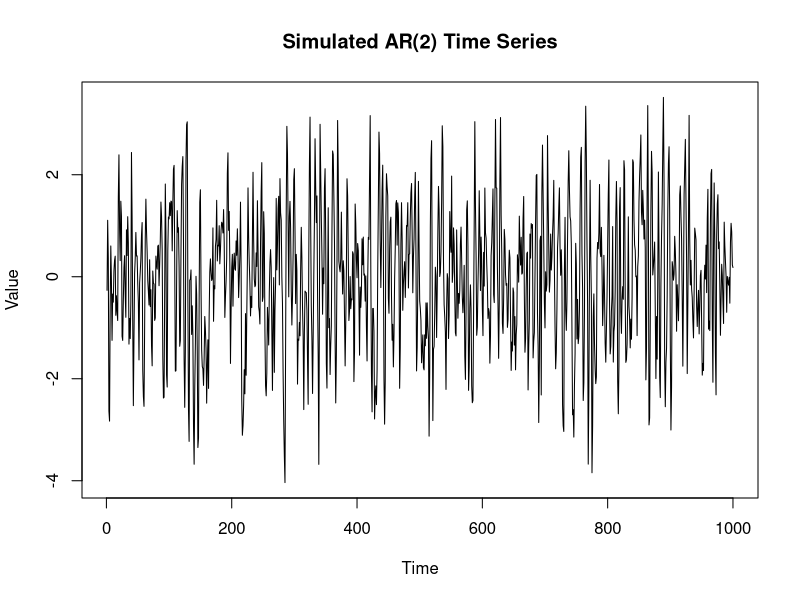
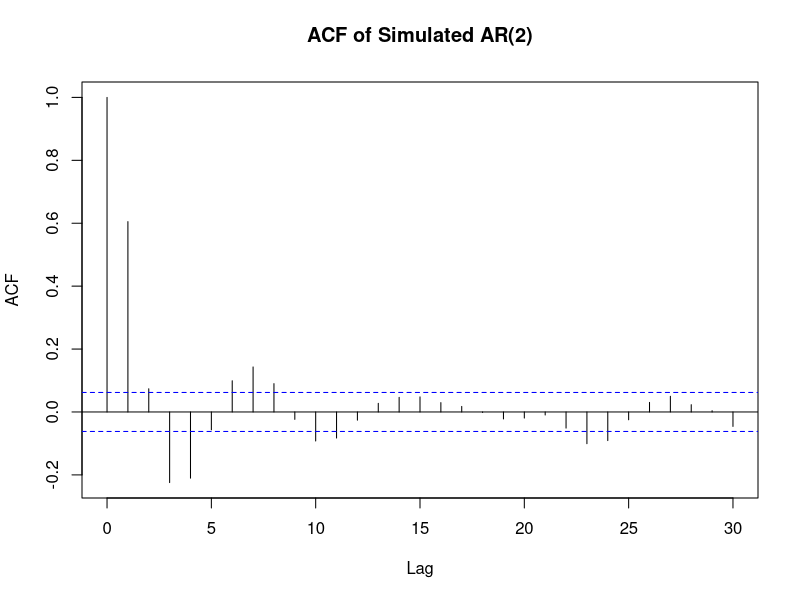
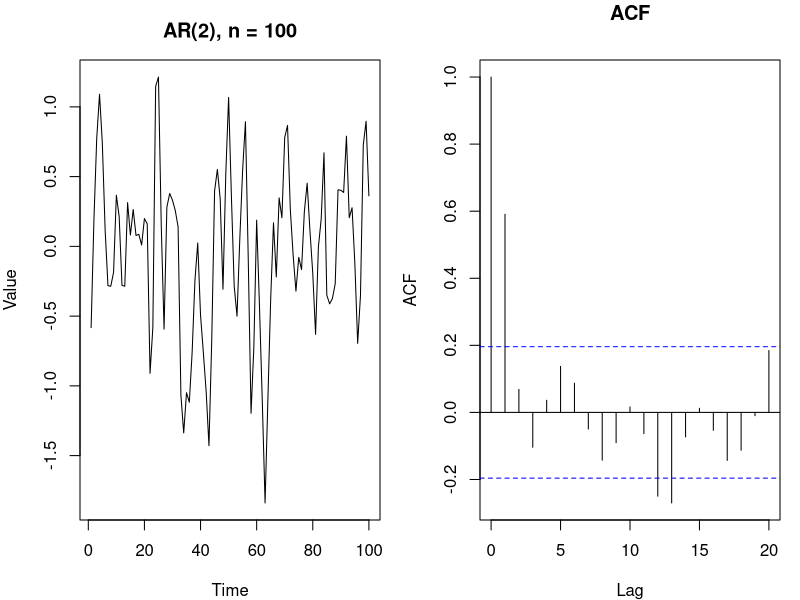
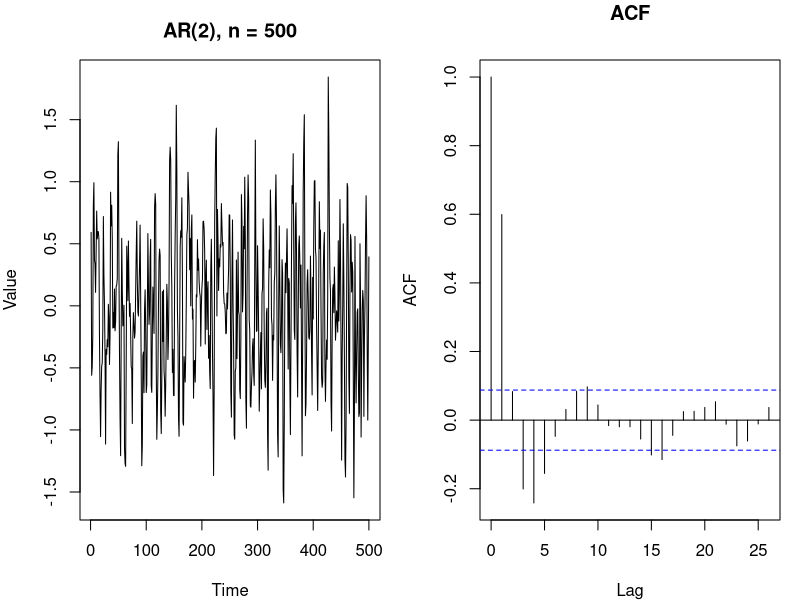
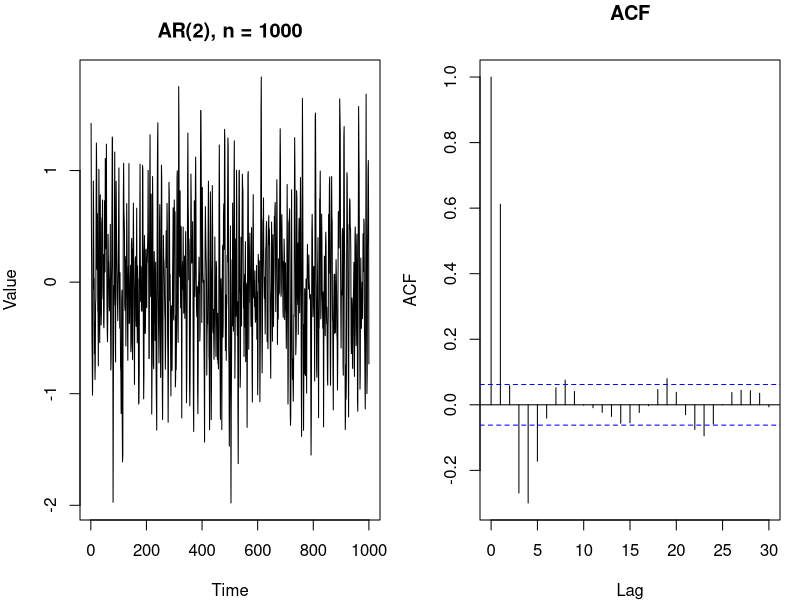
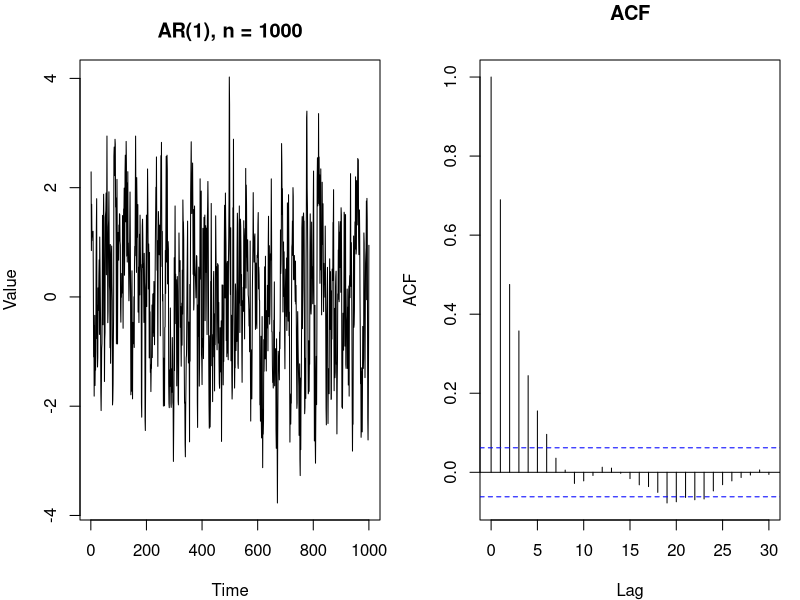
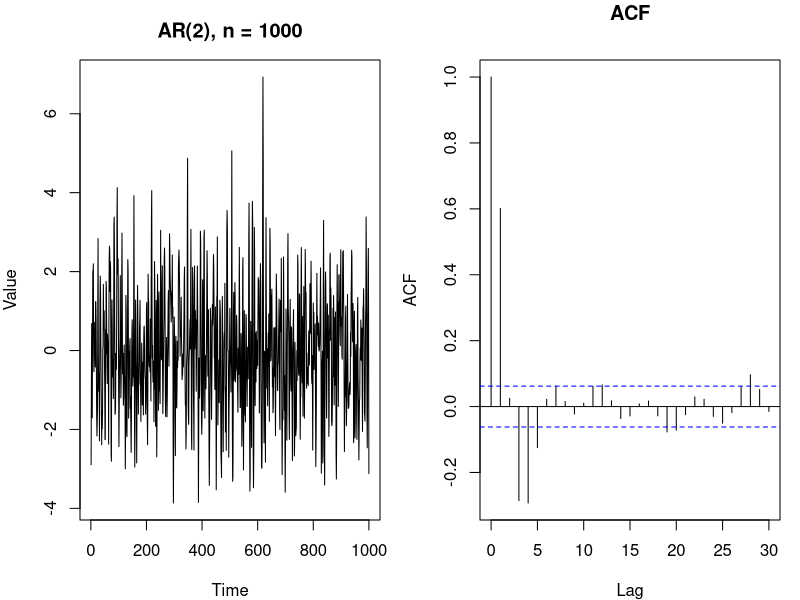
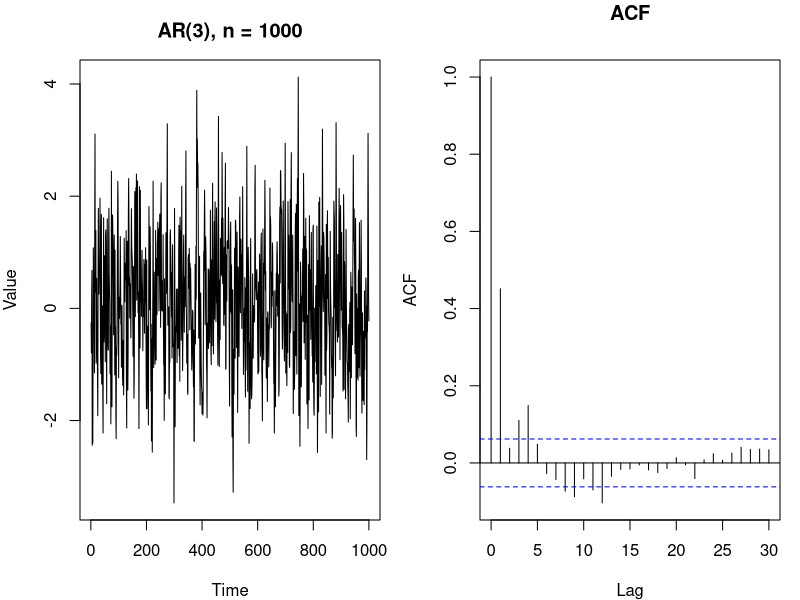

The R source for these figures, in order:
## ---- chunk 1

n<-1000
x<-arima.sim(list(ar = c(0.8897, -0.4858), sd = sqrt(0.1796)),n)
plot(x,type="l",main="Simulated AR(2) Time Series", ylab="Value", xlab="Time")

## ---- chunk 2
acf(x, main="ACF of Simulated AR(2)")
## ---- chunk 3
simulate_ar <- function(n, phi, sigma2 = 1) {
  
  x <- arima.sim(
    model = list(ar = phi),
    n = n,
    sd = sqrt(sigma2)
  )
  
  old_par <- par(no.readonly = TRUE)
  on.exit(par(old_par))
  
  par(mfrow = c(1, 2), mar = c(4, 4, 3, 1))
  
  plot(
    x,
    type = "l",
    main = paste0("AR(", length(phi), "), n = ", n),
    xlab = "Time",
    ylab = "Value"
  )
  
  acf(x, main = "ACF")
}
## ---- chunk 4
n_values <- c(100, 500, 1000)

for (n in n_values) {
  simulate_ar(n, phi = c(0.8897, -0.4858), sigma2 = 0.1796)
  dev.flush()
}
## ---- chunk 5
phi_list <- list(
  c(0.7), #AR(1) 
  c(0.8897, -0.4858), #AR(2)
  c(0.6, -0.3, 0.2) #AR(3)
)

for (phi in phi_list) {
  simulate_ar(1000, phi)
}
## ---- chunk 6
set.seed(123)
n <- 500

phi_list_values <- list(
  c(0.3, 0.2),
  c(0.8897, -0.4858),
  c(1.2, -0.7)
)

titles_values <- c(
  "AR(2): phi = (0.3, 0.2)",
  "AR(2): phi = (0.8897, -0.4858)",
  "AR(2): phi = (1.2, -0.7)"
)

par(mfrow = c(3, 2), mar = c(4, 4, 3, 1))

for (i in 1:length(phi_list_values)) {
  
  x <- arima.sim(list(ar = phi_list_values[[i]]), n = n, sd = sqrt(0.1796))
  
  plot(x, type = "l",
       main = paste(titles_values[i], "- Series"),
       xlab = "Time", ylab = "Value")
  
  acf(x,
      main = paste(titles_values[i], "- ACF"))
}

par(mfrow = c(1, 1))
## ---- chunk 7
n<-1000
x<-arima.sim(list(ar = c(0.8897, -0.4858), sd = sqrt(0.1796)), n)
plot(x,type="l",main="Simulated AR(2) series",xlab="Time",ylab="Value")
s1<-arima(x, order=c(2,0,0), method="ML")
s1
## ---- chunk 8
n_values <- c(100, 500, 1000, 5000)

par(mfrow = c(2,2), mar = c(4,4,3,1))

for (n in n_values) {
  x <- arima.sim(list(ar = c(0.8897, -0.4858), sd = sqrt(0.1796)), n = n)
  
  plot(x, type = "l",
       main = paste("Simulated AR(2), n =", n),
       xlab = "Time",
       ylab = "Value")
  
  s1 <- arima(x, order = c(2,0,0), method = "ML")
  
  cat("\n========================\n")
  cat("n =", n, "\n")
  print(s1)
}

par(mfrow = c(1,1))
## ---- chunk 9

n <- 1000

phi_list <- list(
  c(0.5, 0.2),
  c(0.8897, -0.4858),
  c(1.2, -0.7)
)

par(mfrow = c(3,1), mar = c(4,4,3,1))

for (phi in phi_list) {
  x <- arima.sim(list(ar = phi, sd = sqrt(0.1796)), n = n)
  
  plot(x, type = "l",
       main = paste("Simulated AR(2): phi = (", paste(phi, collapse = ", "), ")", sep = ""),
       xlab = "Time",
       ylab = "Value")
}

par(mfrow = c(1,1))

for (phi in phi_list) {
  x <- arima.sim(list(ar = phi, sd = sqrt(0.1796)), n = n)
  s1 <- arima(x, order = c(2,0,0), method = "ML")
  
  cat("\n========================\n")
  cat("True phi =", paste(phi, collapse = ", "), "\n")
  print(s1)
}
## ---- chunk 10
n <- 1000
x <- arima.sim(list(ar = c(0.8897, -0.4858), sd = sqrt(0.1796)), n = n)

s1 <- arima(x, order = c(2,0,0), method = "ML")
s2 <- ar(x, order.max = 2, method = "mle")

s1
s2
## ---- chunk 11
s3 <- ar(x, order.max = 3, method = "mle")
s3
## ---- chunk 12
n<-1000
x<-arima.sim(list(ar = c(0.8897, -0.4858), sd = sqrt(0.1796)), n)
plot(x,type="l",main="Simulated AR(2) series, phi = (0.8897, -0.4858)",xlab="Time",ylab="Value")
s<-arima(x, order=c(2,0,0), method="ML")
s
## ---- chunk 13
y<-resid(s)

# Residuals plot + ACF together
par(mfrow = c(3,1))
plot(x,type="l",main="Simulated AR(2) series, phi = (0.8897, -0.4858)",xlab="Time",ylab="Value")
plot(y,type="l",main = "Residuals", xlab = "Time", ylab = "Residuals")
acf(y, main = "ACF of Residuals")
par(mfrow = c(1,1))

# Ljung-Box tests
h<-floor(log(n))
Box.test(x,lag=h, type=c("Ljung-Box"))
Box.test(y,lag=h,type=c("Ljung-Box"))
## ---- chunk 14

h<-floor(log(n))
tsdiag(s,gof.lag=h)
## ---- chunk 15
n<-1000
x<-arima.sim(list(ar = c(0.8897, -0.4858), sd = sqrt(0.1796)), n)
plot(x,type="l",main="Simulated AR(2) series, phi = (0.8897, -0.4858)",xlab="Time",ylab="Value")
ss1<-ar(x, order.max=3, method="mle")
ss1
## ---- chunk 16
x<-LakeHuron
x

x <- LakeHuron

plot(x,main = "Lake Huron Water Levels (1875–1972)",xlab = "Year",ylab = "Depth")

lag.plot (x, lag=4, do.lines=F)
## ---- chunk 17
acf(x)
## ---- chunk 18

s1<-ar(x,order.max=1, method="yw")
s1

s2<-ar(x,order.max=1, method="mle")
s2
## ---- chunk 19
s3 <- ar(x, method = "mle")
s3

s4 <- ar(x, method = "yw")
s4
## ---- chunk 20
# Simulate ARMA(1,0), ARMA(0,2) and ARMA(2,1) models
SIM1 <- arima.sim(list(order=c(1, 0, 0), ar=0.7), n=1000)
SIM2 <- arima.sim(list(order=c(0, 0, 2), ma=c(1.5, 0.75)), n=1000)
SIM3 <- arima.sim(list(order=c(2, 0, 1), ar=c(0.3, 0.2), ma=0.3), n=1000)

# Plot the simulated series
par(mfrow=c(1,3))
plot(SIM1, type="l", main="SIM1: AR(1)")
plot(SIM2, type="l", main="SIM2: MA(2)")
plot(SIM3, type="l", main="SIM3: ARMA(2,1)")
## ---- chunk 21
# Compute and plot the ACF and PACF for each simulated series
par(mfrow=c(3,2))

acf(SIM1, lag.max=30)
pacf(SIM1, lag.max=30)

acf(SIM2, lag.max=30)
pacf(SIM2, lag.max=30)

acf(SIM3, lag.max=30)
pacf(SIM3, lag.max=30)
## ---- chunk 22
# Fit ARMA models to the simulated data using maximum likelihood estimation
S1 <- arima(SIM1, order=c(1,0,0), method="ML")
S2 <- arima(SIM2, order=c(0,0,2), method="ML")
S3 <- arima(SIM3, order=c(2,0,1), method="ML")

# Display the fitted model summaries
S1
S2
S3
## ---- chunk 23
n <- length(SIM3)
h <- log(n)

Box.test(SIM3, lag=h, type="Ljung-Box")   # raw series
y <- resid(S3)
Box.test(y, lag=h, type="Ljung-Box")      # residuals
## ---- chunk 24
# Diagnostic plots for the fitted ARMA(2,1) model
tsdiag(S3, gof.lag=20)
## ---- chunk 25
# Simulate an ARMA(2,1) model with n=10000 observations
n <- 10000
h <- log(n)

# Simulate the ARMA(2,1) model
s3 <- arima.sim(list(order=c(2,0,1), ar=c(0.3,0.2), ma=0.3), n)

# Plot the simulated series and its ACF and PACF
plot(s3, type="l")
acf(s3)
pacf(s3)

# Fit the ARMA(2,1) model to the simulated data
p3 <- arima(s3, order=c(2,0,1), method="ML")
p3

Box.test(s3, lag=h, type="Ljung-Box")   # raw series
# Perform the Ljung-Box test on the residuals of the fitted model
Box.test(p3$residuals, lag=h, type="Ljung-Box")
tsdiag(p3, gof.lag=20)
## ---- chunk 26
# Coefficients of the polynomial
a <- c(1, -0.8897, 0.4858)
# Compute the roots
roots <- polyroot(a)
roots
